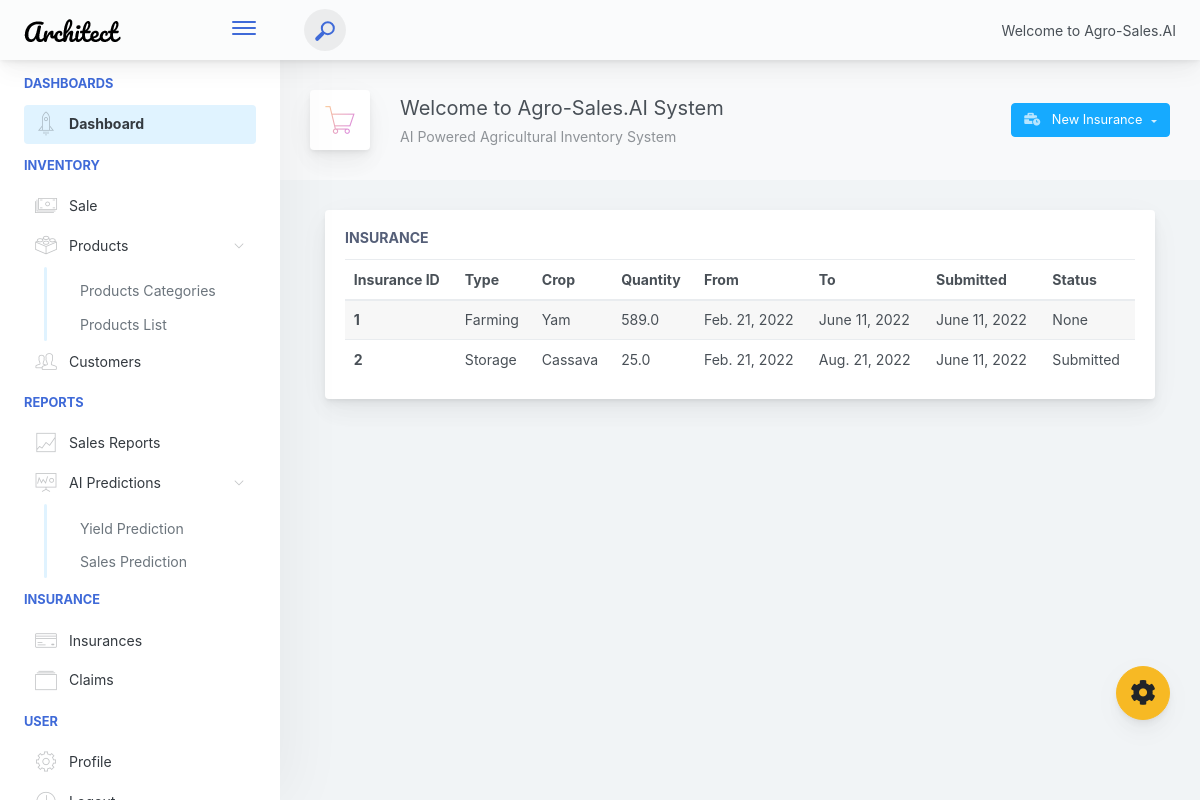
The page /types on the database as committed earlier.
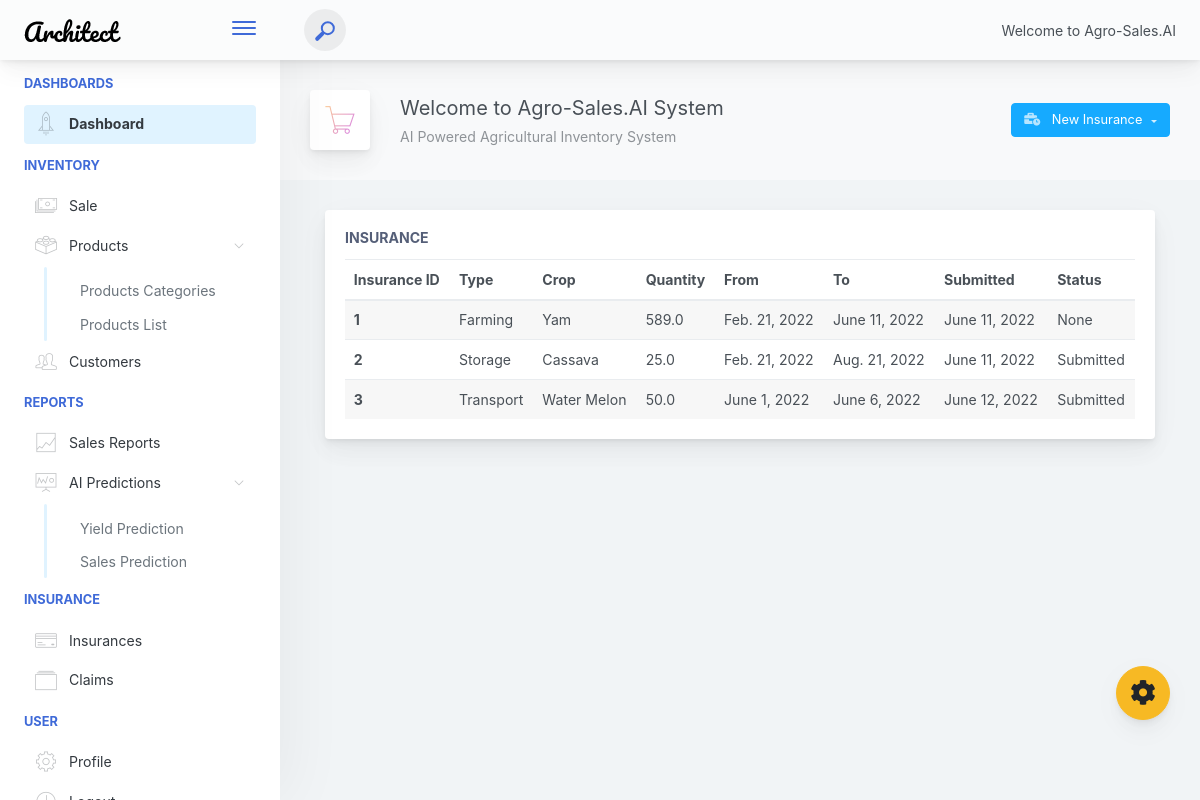
The same page on the database as committed later.
### app/models.py (models this page shows, shortened)
class Insurance(models.Model):
    CATEGORY = (
			('Transport', 'Transport'),
			('Farming', 'Farming'),
			('Storage', 'Storage'),
			)
    type = models.CharField(max_length=200, null=True, choices=CATEGORY)
    crop = models.ForeignKey('Product', null=True, on_delete=models.SET_NULL)
    predicted_harvest_quantity_in_tonnes = models.FloatField()
    coverage_period_from = DateField()
    coverage_period_to = DateField()
    date_submitted = DateField(auto_now_add=True)
    STAT = (
        ('Submitted', 'Submitted'),
        ('Processing', 'Processing'),
        ('Insured', 'Insured')
    )
    status = models.CharField(default='Submitted', max_length=200, null=True, choices=STAT)

class Product(models.Model):
    prod_name = models.CharField(max_length=50, null=True)
    prod_cat = models.ForeignKey(Category, db_column='cat_name', null=True, on_delete=models.SET_NULL)
    buying_price = models.IntegerField()
    prod_qty = models.IntegerField()
    date_created = models.DateField(auto_now_add=True)
    def __str__(self):
        return self.prod_name

### app/views.py (the view)
# urls.py: path('types', views.types, name='types'),
def types(request):
    insurance = Insurance.objects.all()
    pagination = Paginator(insurance, 10)
    page_num = request.GET.get('page')
    pag_obj = pagination.get_page(page_num)
    context = {'insurance': insurance, 'pag_obj': pag_obj}
    return render(request, 'types.html', context)

### app/templates/types.html
{% extends 'header.html' %}
{% block content %}
{% include 'sidebar.html' %}
<div class="app-main__outer">
    <div class="app-main__inner">
        <div class="app-page-title">
            <div class="page-title-wrapper">
                <div class="page-title-heading">
                    <div class="page-title-icon">
                        <i class="pe-7s-cart icon-gradient bg-mean-fruit">
                        </i>
                    </div>
                    <div>Welcome to Agro-Sales.AI System
                        <div class="page-title-subheading">AI Powered Agricultural Inventory System
                        </div>
                    </div>
                </div>
                <div class="page-title-actions">
                    <a href="{% url 'add_insur' %}">
                    <button type="button" aria-haspopup="true" aria-expanded="false"
                        class="btn-shadow dropdown-toggle btn btn-info">
                        <span class="btn-icon-wrapper pr-2 opacity-7">
                            <i class="fa fa-business-time fa-w-20"></i>
                        </span>
                        New Insurance
                    </button>
                    </a>
                </div>
            </div>
        </div>
        <div class="col-lg-12">
            <div class="main-card mb-3 card">
                <div class="card-body">
                    <h5 class="card-title">Insurance</h5>
                    <table style="width:100%;" class="mb-0 table table-striped">
                        <thead>
                            <tr>
                                <th>Insurance ID</th>
                                <th>Type</th>
                                <th>Crop</th>
                                <th>Quantity</th>
                                <th>From</th>
                                <th>To</th>
                                <th>Submitted</th>
                                <th>Status</th>
                            </tr>
                        </thead>
                        <tbody>
                            {% for i in insurance %}
                            <tr>
                                <th scope="row">{{i.id}}</th>
                                <td>{{i.type}}</td>
                                <td>{{i.crop}}</td>
                                <td>{{i.predicted_harvest_quantity_in_tonnes}}</td>
                                <td>{{i.coverage_period_from}}</td>
                                <td>{{i.coverage_period_to}}</td>
                                <td>{{i.date_submitted}}</td>
                                <td>{{i.status}}</td>
                            </tr>
                            {% endfor %}
                        </tbody>
                    </table>
                </div>
            </div>
        </div>
    </div>
</div>
{% endblock content %}

Rows that differ between the two databases and show on the page:
added Insurance: id "3", type "Transport", crop "Water Melon", predicted_harvest_quantity_in_tonnes "50.0", coverage_period_from "June 1, 2022", coverage_period_to "June 6, 2022", date_submitted "June 12, 2022", status "Submitted"
